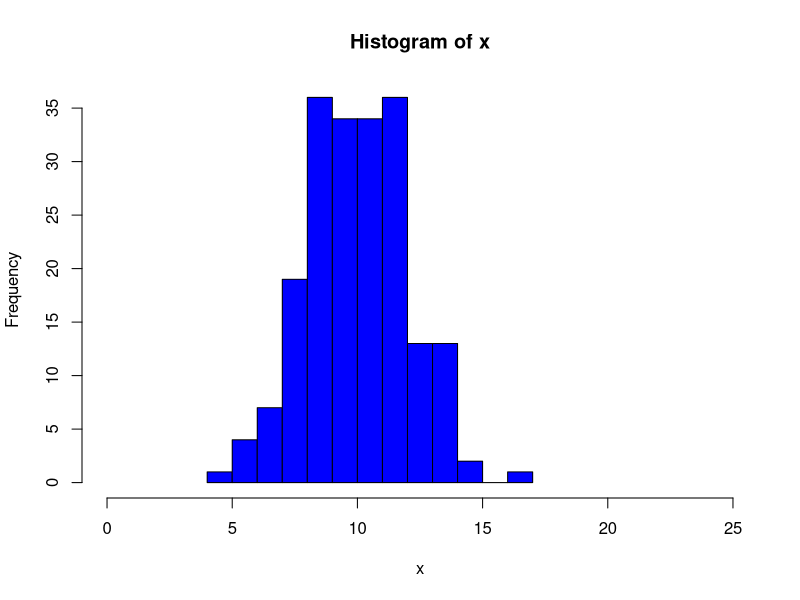
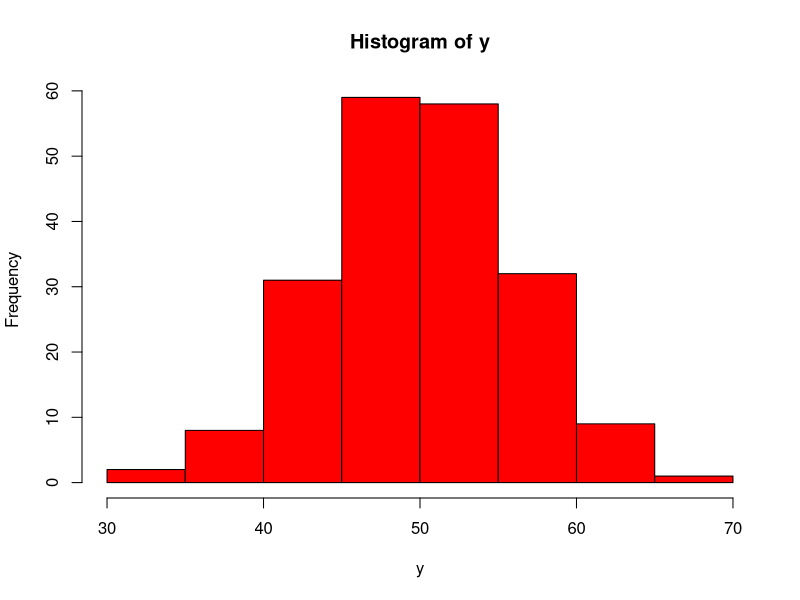
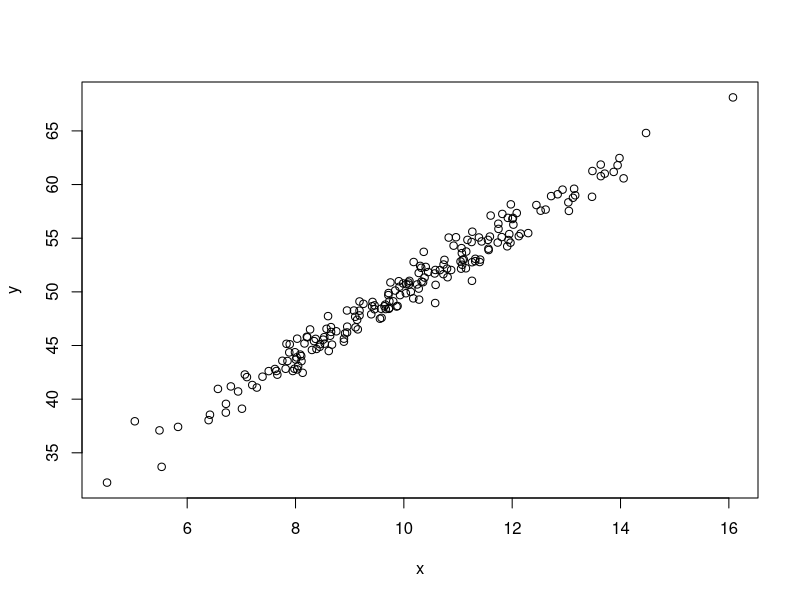
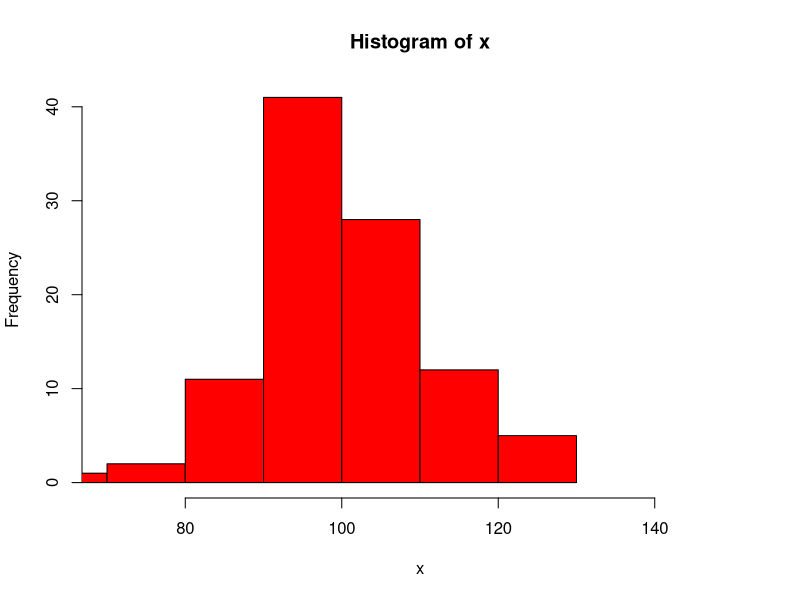
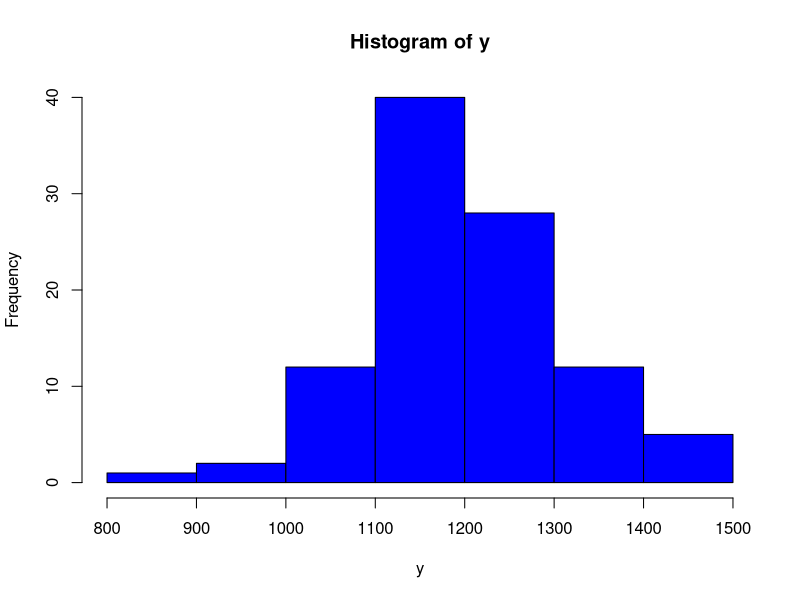

The R script that drew these images, in order:
#Simulation examples
#x hours per week
#y final  score
# y=a + b*x + e  Final score MODEL

#Step 1: Generate data on x

#Assume that x ~ N(10, 4)

x= rnorm(200, 10, 2)
hist(x, col="blue", xlim=c(0,25))

#Furthermore assume that the error term has a e~N(0,1)

e=rnorm(200, 0,1)

y=20 + 3*x +e

hist(y, col="red")

summary(y)

plot(x,y)

#you want to study a class where some studes work full time, others
#part times, the rest are not working.


#x = ad spending, suppose that x~N(100, 10)
#e~N(0, 1.5)
#y=a+bx+e

x=rnorm(100, 100, 10)
hist(x, col="red", xlim=c(70, 150))
e=rnorm(100, 0, 1.5)

y=200 + 10*x+e

hist(y, col="blue")





